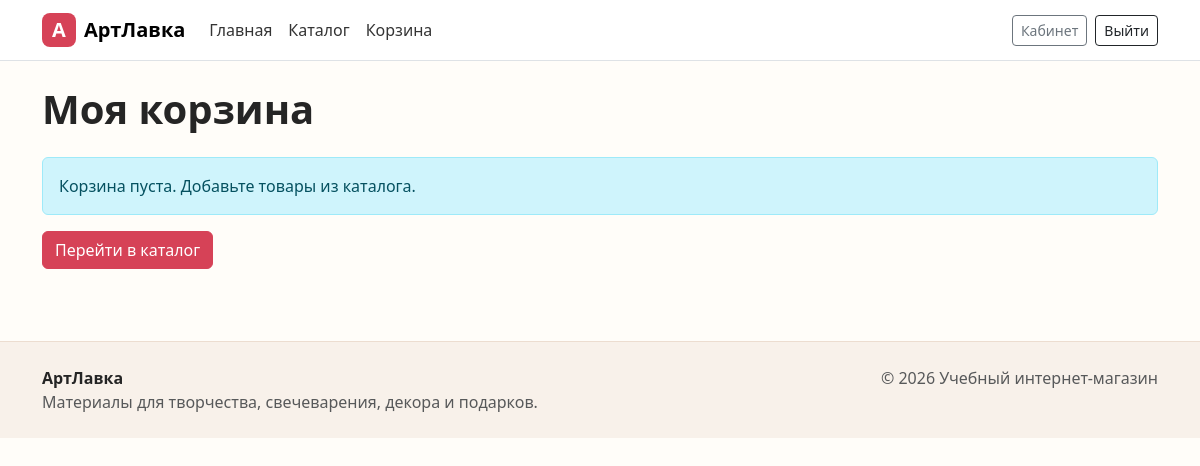
The page /cart/ (signed in) on the database as committed earlier.
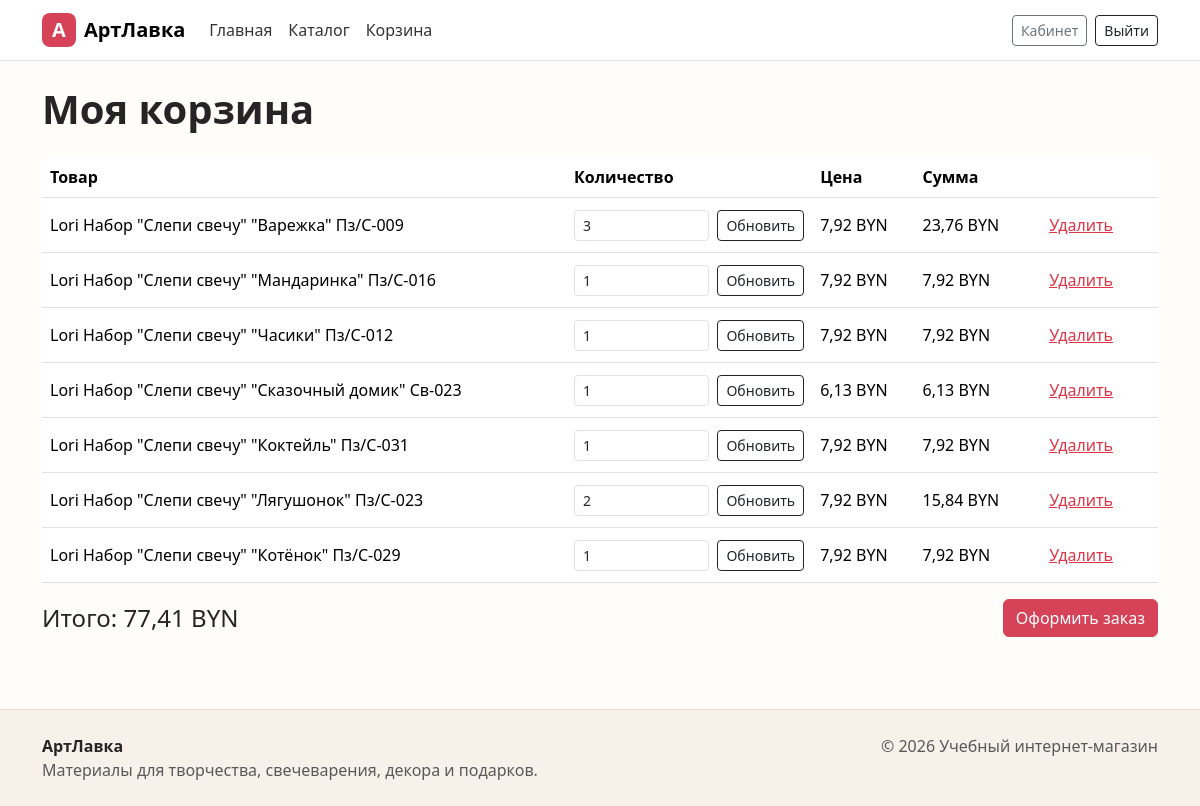
The same page on the database as committed later.
### shop/models.py (models this page shows, shortened)
class CartItem(models.Model):
    cart = models.ForeignKey(
        Cart,
        on_delete=models.CASCADE,
        related_name="items"
    )
    product = models.ForeignKey(
        Product,
        on_delete=models.CASCADE
    )
    quantity = models.PositiveIntegerField()
    def total_price(self):
        return self.product.price * self.quantity

class Product(models.Model):
    name = models.CharField(max_length=200)
    description = models.TextField()
    product_image = models.ImageField(upload_to='products/')
    price = models.DecimalField(max_digits=10, decimal_places=2)
    stock_quantity = models.IntegerField()
    category = models.ForeignKey(
        Category,
        on_delete=models.CASCADE,
        related_name="products"
    )
    manufacturer = models.ForeignKey(
        Manufacturer,
        on_delete=models.CASCADE,
        related_name="products"
    )

### shop/views.py (the view)
# urls.py: path('cart/', views.cart_view, name='cart'),
@login_required
def cart_view(request):
    cart, created = Cart.objects.get_or_create(user=request.user)
    items = cart.items.all()
    total_price = cart.total_price()
    return render(request, 'shop/cart.html', {
        'cart': cart,
        'items': items,
        'total_price': total_price
    })

### shop/models.py (called while the page is built)
    def total_price(self):
        return sum(item.total_price() for item in self.items.all())

### shop/templates/shop/cart.html (shortened to what this page needs)
{% extends 'base.html' %}
{% block content %}
<div class="container py-4">
    <h1 class="fw-bold mb-4">Моя корзина</h1>
    {% if items %}
        <div class="table-responsive">
            <table class="table align-middle">
                <thead>
                    <tr>
                        <th>Товар</th>
                        <th>Количество</th>
                        <th>Цена</th>
                        <th>Сумма</th>
                        <th></th>
                    </tr>
                </thead>
                <tbody>
                    {% for item in items %}
                        <tr>
                            <td>{{ item.product.name }}</td>
                            <td>
                                <form class="d-flex gap-2" method="post" action="{% url 'update_cart' item.id %}">
                                    <input class="form-control form-control-sm" type="number" min="1" max="{{ item.product.stock_quantity }}" name="quantity" value="{{ item.quantity }}">
                                    <button class="btn btn-outline-dark btn-sm" type="submit">Обновить</button>
                                </form>
                            </td>
                            <td>{{ item.product.price }} BYN</td>
                            <td>{{ item.total_price }} BYN</td>
                            <td><a class="btn btn-link text-danger" href="{% url 'remove_from_cart' item.id %}">Удалить</a></td>
                        </tr>
                    {% endfor %}
                </tbody>
            </table>
        </div>
        <div class="d-flex flex-column flex-md-row justify-content-between align-items-md-center gap-3">
            <h2 class="h4 mb-0">Итого: {{ total_price }} BYN</h2>
            <a class="btn btn-primary" href="{% url 'checkout' %}">Оформить заказ</a>
        </div>
    {% else %}
        <div class="alert alert-info">Корзина пуста. Добавьте товары из каталога.</div>
        <a class="btn btn-primary" href="{% url 'product_list' %}">Перейти в каталог</a>
    {% endif %}
</div>
{% endblock %}

### shop/templates/base.html (shortened to what this page needs)
{% load static %}
<!doctype html>
<html lang="ru">
<head>
    <link href="https://cdn.jsdelivr.net/npm/bootstrap@5.3.3/dist/css/bootstrap.min.css" rel="stylesheet">
    <link rel="stylesheet" href="{% static 'css/style.css' %}">
</head>
<body>
    <nav class="navbar navbar-expand-lg bg-white border-bottom sticky-top">
        <div class="container">
            <a class="navbar-brand fw-bold d-flex align-items-center gap-2" href="{% url 'home' %}">
                <span class="brand-mark">A</span>
                АртЛавка
            </a>
            <div class="collapse navbar-collapse" id="mainNavbar">
                <ul class="navbar-nav me-auto mb-2 mb-lg-0">
                    <li class="nav-item"><a class="nav-link" href="{% url 'home' %}">Главная</a></li>
                    <li class="nav-item"><a class="nav-link" href="{% url 'product_list' %}">Каталог</a></li>
                    <li class="nav-item"><a class="nav-link" href="{% url 'cart' %}">Корзина</a></li>
                </ul>
                <div class="d-flex align-items-lg-center gap-2">
                    {% if user.is_authenticated %}
                        <a class="btn btn-outline-secondary btn-sm" href="{% url 'cabinet' %}">Кабинет</a>
                        <form method="post" action="{% url 'logout' %}">
                            <button class="btn btn-outline-dark btn-sm" type="submit">Выйти</button>
                        </form>
                    {% else %}
                        <a class="btn btn-outline-dark btn-sm" href="{% url 'register' %}">Регистрация</a>
                        <a class="btn btn-primary btn-sm" href="{% url 'login' %}">Войти</a>
                    {% endif %}
                </div>
            </div>
        </div>
    </nav>
    <main>
        {% block content %}{% endblock %}
    </main>
    <footer class="site-footer mt-5">
        <div class="container py-4 d-flex flex-column flex-md-row justify-content-between gap-3">
            <div>
                <strong>АртЛавка</strong>
                <p class="mb-0 text-muted">Материалы для творчества, свечеварения, декора и подарков.</p>
            </div>
            <div class="text-muted">© 2026 Учебный интернет-магазин</div>
        </div>
    </footer>
    <div id="toast-area" class="toast-container position-fixed bottom-0 end-0 p-3"></div>
</body>
</html>

### static/css/style.css (style rules this page uses)
:root { --brand: #d64257; --brand-dark: #9f2638; --ink: #252525; --muted: #6b7280; --paper: #fffaf6; --mint: #d8f1e6; --sun: #ffd166; }
body { background: #fffdf9; color: var(--ink); }
.brand-mark { width: 34px; height: 34px; display: inline-grid; place-items: center; border-radius: 8px; background: var(--brand); color: #fff; }
.navbar .nav-link { color: #343434; font-weight: 500; }
.btn-primary { --bs-btn-bg: var(--brand); --bs-btn-border-color: var(--brand); --bs-btn-hover-bg: var(--brand-dark); --bs-btn-hover-border-color: var(--brand-dark); }
.site-footer { background: #f8f1ea; border-top: 1px solid #ecddd0; }

Rows that differ between the two databases and show on the page:
added CartItem: product.name "Lori Набор \"Слепи свечу\" \"Варежка\" Пз/С-009", quantity "3", product.price "7,92", total_price "23,76"
added CartItem: product.name "Lori Набор \"Слепи свечу\" \"Мандаринка\" Пз/С-016", quantity "1", product.price "7,92", total_price "7,92"
added CartItem: product.name "Lori Набор \"Слепи свечу\" \"Часики\" Пз/С-012", quantity "1", product.price "7,92", total_price "7,92"
added CartItem: product.name "Lori Набор \"Слепи свечу\" \"Сказочный домик\" Св-023", quantity "1", product.price "6,13", total_price "6,13"
added CartItem: product.name "Lori Набор \"Слепи свечу\" \"Коктейль\" Пз/С-031", quantity "1", product.price "7,92", total_price "7,92"
added CartItem: product.name "Lori Набор \"Слепи свечу\" \"Лягушонок\" Пз/С-023", quantity "2", product.price "7,92", total_price "15,84"
added CartItem: product.name "Lori Набор \"Слепи свечу\" \"Котёнок\" Пз/С-029", quantity "1", product.price "7,92", total_price "7,92"
Other text that changed with them:
{{ total_price }}: (not shown) → "77,41"
text no longer shown: "Корзина пуста. Добавьте товары из каталога. Перейти в каталог"
text now shown: "Товар Количество Цена Сумма Итого: BYN Оформить заказ"
